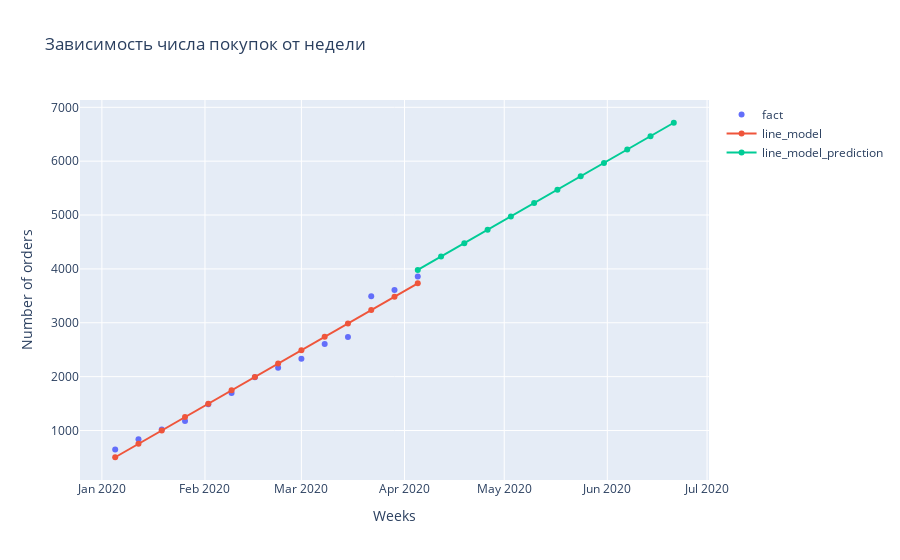

The notebook cell saved with this chart:
### Code cell
# визуализация
fig = go.Figure()

fig.add_trace(go.Scatter(
    x=df['ds'], y=df['y'],
    name='fact',
    mode='markers',
))

fig.add_trace(go.Scatter(
    x=df['ds'], y=model.predict(x),
    name='line_model',
))

fig.add_trace(go.Scatter(
    x=final_data['ds'], y=final_data['y'],
    name='line_model_prediction'
   
))


fig.update_layout(title='Зависимость числа покупок от недели',
                  xaxis_title='Weeks',
                   yaxis_title='Number of orders')

### Figure 1 — Plotly figure (JSON) as saved in the notebook; plotly's stock layout.template omitted (floating-point values rounded to 4 significant figures)
{"data": [{"mode": "markers", "name": "fact", "type": "scatter", "x": ["2020-01-05T00:00:00", "2020-01-12T00:00:00", "2020-01-19T00:00:00", "2020-01-26T00:00:00", "2020-02-02T00:00:00", "2020-02-09T00:00:00", "2020-02-16T00:00:00", "2020-02-23T00:00:00", "2020-03-01T00:00:00", "2020-03-08T00:00:00", "2020-03-15T00:00:00", "2020-03-22T00:00:00", "2020-03-29T00:00:00", "2020-04-05T00:00:00"], "y": [650, 837, 1020, 1176, 1489, 1695, 1991, 2166, 2334, 2607, 2734, 3492, 3608, 3857]}, {"name": "line_model", "type": "scatter", "x": ["2020-01-05T00:00:00", "2020-01-12T00:00:00", "2020-01-19T00:00:00", "2020-01-26T00:00:00", "2020-02-02T00:00:00", "2020-02-09T00:00:00", "2020-02-16T00:00:00", "2020-02-23T00:00:00", "2020-03-01T00:00:00", "2020-03-08T00:00:00", "2020-03-15T00:00:00", "2020-03-22T00:00:00", "2020-03-29T00:00:00", "2020-04-05T00:00:00"], "y": [503.9, 752.3, 1001.0, 1249.0, 1497.0, 1746.0, 1994.0, 2242.0, 2491.0, 2739.0, 2988.0, 3236.0, 3484.0, 3733.0]}, {"name": "line_model_prediction", "type": "scatter", "x": ["2020-04-05T00:00:00", "2020-04-12T00:00:00", "2020-04-19T00:00:00", "2020-04-26T00:00:00", "2020-05-03T00:00:00", "2020-05-10T00:00:00", "2020-05-17T00:00:00", "2020-05-24T00:00:00", "2020-05-31T00:00:00", "2020-06-07T00:00:00", "2020-06-14T00:00:00", "2020-06-21T00:00:00"], "y": [3981.0, 4229.0, 4478.0, 4726.0, 4975.0, 5223.0, 5471.0, 5720.0, 5968.0, 6216.0, 6465.0, 6713.0]}], "layout": {"title": {"text": "Зависимость числа покупок от недели"}, "xaxis": {"title": {"text": "Weeks"}}, "yaxis": {"title": {"text": "Number of orders"}}}}
